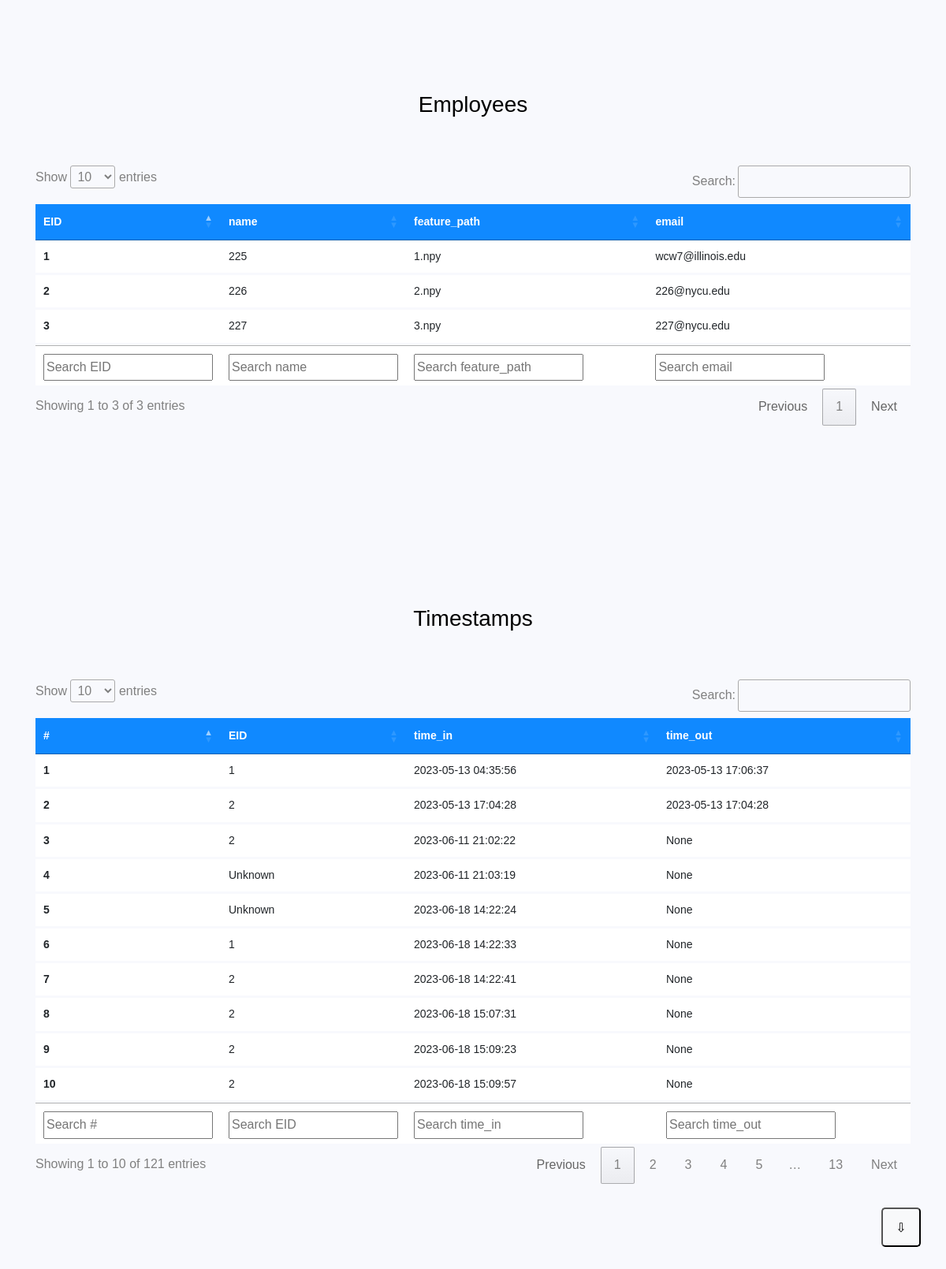
Before: / with the older database file.
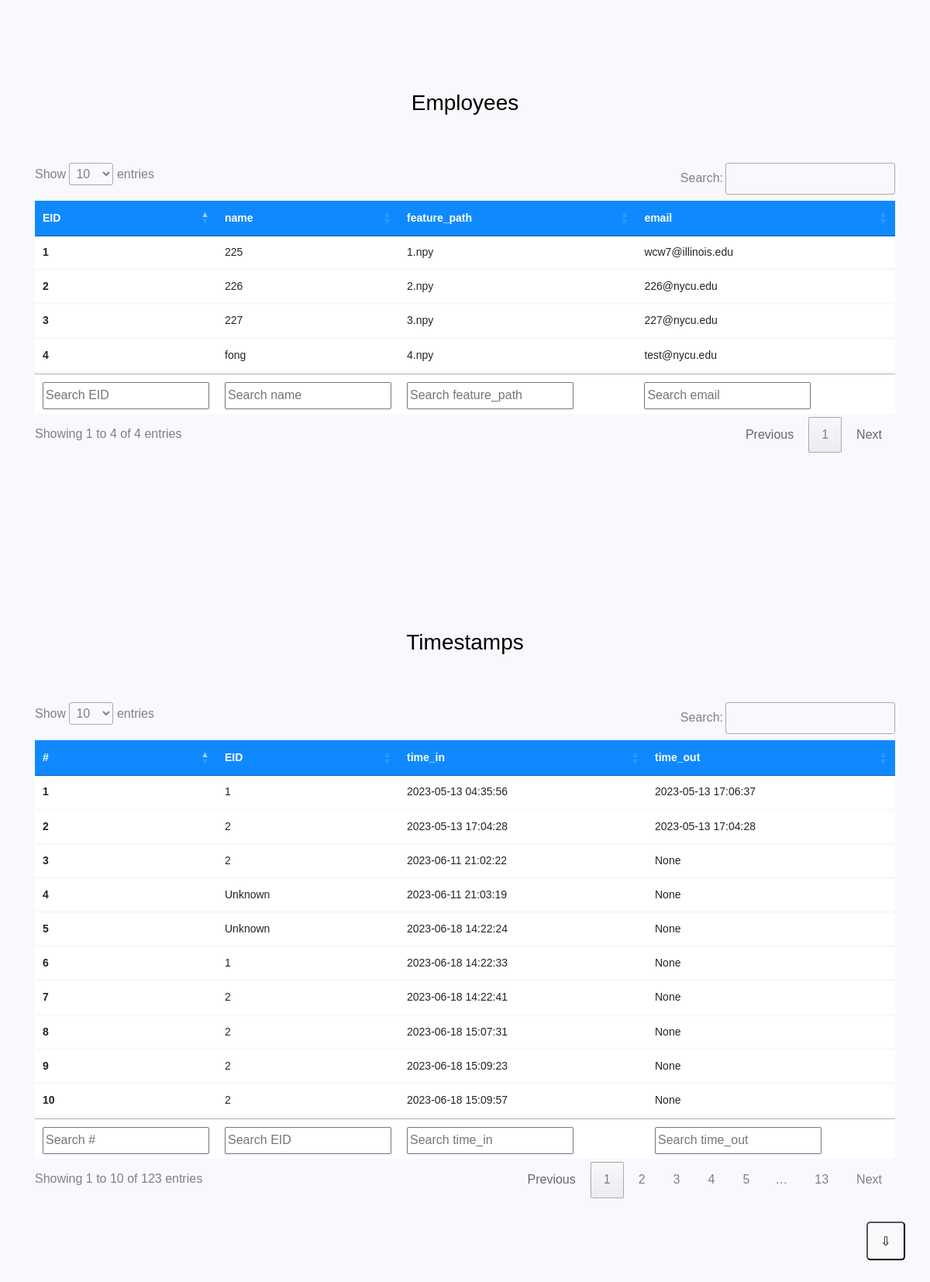
After: the same page with the newer database file.
### tables this page shows
CREATE TABLE employees (
        EID INTEGER PRIMARY KEY,
        name TEXT,
        feature_path TEXT
    , email TEXT AFTER name);

CREATE TABLE timestamps (
        EID INTEGER,
        time_in TEXT,
        time_out TEXT,
        FOREIGN KEY (EID) REFERENCES employees(EID) 
    );

### app.py (the view)
@app.route('/')
def index():
    employees, timestamps = dbm.get_all_enrolled(), dbm.get_all_timestamps()
    table = lambda table_name, data, index: dict(table_name=table_name, data=data, index=index)
    employees = table("Employees", data=employees, index=False)
    timestamps = table("Timestamps", data=timestamps, index=True)
    return render_template('index.html', employees=employees, timestamps=timestamps)

### speaker_recognition/database.py (called while the page is built)
    def get_all_data(self, table_name: str) -> list:
        sql = \
        f"""
        SELECT *
        FROM {table_name}
        """
        data = self._cursor.execute(sql)
        col_names = [description[0] for description in data.description]
        res = [dict(zip(col_names, row)) for row in data]
        return res

    def get_all_enrolled(self) -> dict:
        return self._db.get_all_data(TABLE_NAME_EMPLOYEE)

    def get_all_timestamps(self) -> dict:
        return self._db.get_all_data(TABLE_NAME_TIMESTAMP)

### template/index.html (shortened to what this page needs)
{% extends "base.html" %}
{% macro create_table(table_id, table_title, col_name, data, enumerate) -%}
<section class="ftco-section">
    <div class="container">
        <div class="row justify-content-center">
            <div class="col-md-6 text-center mb-5">
                <h2 class="heading-section">{{ table_title }}</h2>
            </div>
        </div>
        <div class="row">
            <div class="col-md-12">
                <div class="table-wrap">
                    <table id="{{ table_id }}" class="table">
                        <thead class="thead-primary">
                            <tr>
                                {% if enumerate %}
                                    <th>#</th>
                                {% endif %}
                                {% for col in col_name %}
                                    <th>{{ col }}</th>
                                {% endfor %}
                            </tr>
                        </thead>
                        <tbody>
                            {% for datum in data %}
                                <tr>
                                    {% set eid = datum.EID if datum.EID != -1 else 'Unknown' %}
                                    {% if enumerate %}
                                        <th scope="row">{{ loop.index }}</th>
                                        <td>{{ eid }}</td>
                                    {% else %}
                                        <th scope="row">{{ eid }}</th>
                                    {% endif %}
                                    {% for col in col_name %}
                                        {% if col != 'EID' %}
                                            <td>{{ datum[col] }}</td>
                                        {% endif %}
                                    {% endfor %}
                                </tr>
                            {% endfor %}
                        </tbody>
                        <tfoot id="search_0">
                            <tr>
                                {% if enumerate %}
                                    <th>#</th>
                                {% endif %}
                                {% for col in col_name %}
                                    <th>{{ col }}</th>
                                {% endfor %}
                            </tr>
                        </tfoot>
                    </table>
                </div>
            </div>
        </div>
</div>
</section>
{%- endmacro %}
{% set all_data = [employees, timestamps] %}
{% set tables = dict() %}
{% for table in all_data %}
{% set tid = 'table' ~ loop.index %}
{% set _dummy = tables.__setitem__(tid, table) %}
{% endfor %}
{% block main %}
{% for tid, table in tables.items() %}
{{create_table(tid, table.table_name, table.data[0].keys(), table.data, table.index)}}
{% endfor %}
{% endblock %}

### template/base.html (shortened to what this page needs)
<!doctype html>
<html lang="en">
<head>
    <link rel="stylesheet" href="https://stackpath.bootstrapcdn.com/font-awesome/4.7.0/css/font-awesome.min.css">
    <link rel="stylesheet" href="https://cdn.datatables.net/1.13.4/css/jquery.dataTables.css" />
    <link rel="stylesheet" href="{{ url_for('static', filename='css/style.css') }}">
</head>
<body>
    <button id="to-bottom-btn" class="bg-light">&#8681;</button>
    <main>
        {% block main %}{% endblock %}
    </main>
</body>
</html>

Changed rows visible on the page:
added employees: EID "4", name "fong" "4.npy" "test@nycu.edu"
Other visible differences:
text written by a page script: "Show entries Search: Showing 1 to 3 of 3 entries Previous 1 Next" → "Show entries Search: Showing 1 to 4 of 4 entries Previous 1 Next"
text written by a page script: "Show entries Search: Showing 1 to 10 of 121 entries Previous 1 2 3 4 5 … 13 Next" → "Show entries Search: Showing 1 to 10 of 123 entries Previous 1 2 3 4 5 … 13 Next"
